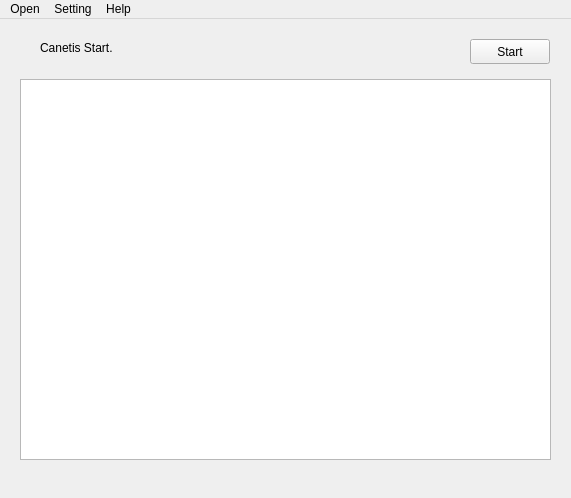
<?xml version="1.0" encoding="UTF-8"?>
<ui version="4.0">
 <class>MainWindow</class>
 <widget class="QMainWindow" name="MainWindow">
  <property name="geometry">
   <rect>
    <x>0</x>
    <y>0</y>
    <width>571</width>
    <height>498</height>
   </rect>
  </property>
  <property name="sizePolicy">
   <sizepolicy hsizetype="Fixed" vsizetype="Fixed">
    <horstretch>0</horstretch>
    <verstretch>0</verstretch>
   </sizepolicy>
  </property>
  <property name="windowTitle">
   <string>Canetis</string>
  </property>
  <widget class="QWidget" name="centralWidget">
   <widget class="QTableWidget" name="tableResult">
    <property name="geometry">
     <rect>
      <x>20</x>
      <y>60</y>
      <width>531</width>
      <height>381</height>
     </rect>
    </property>
    <property name="sizePolicy">
     <sizepolicy hsizetype="Fixed" vsizetype="Fixed">
      <horstretch>0</horstretch>
      <verstretch>0</verstretch>
     </sizepolicy>
    </property>
   </widget>
   <widget class="QPushButton" name="btnStartStop">
    <property name="geometry">
     <rect>
      <x>470</x>
      <y>20</y>
      <width>80</width>
      <height>25</height>
     </rect>
    </property>
    <property name="sizePolicy">
     <sizepolicy hsizetype="Fixed" vsizetype="Fixed">
      <horstretch>0</horstretch>
      <verstretch>0</verstretch>
     </sizepolicy>
    </property>
    <property name="text">
     <string>Start</string>
    </property>
   </widget>
   <widget class="QLabel" name="labelLog">
    <property name="geometry">
     <rect>
      <x>40</x>
      <y>20</y>
      <width>431</width>
      <height>17</height>
     </rect>
    </property>
    <property name="sizePolicy">
     <sizepolicy hsizetype="Maximum" vsizetype="Fixed">
      <horstretch>0</horstretch>
      <verstretch>0</verstretch>
     </sizepolicy>
    </property>
    <property name="text">
     <string>Canetis Start.</string>
    </property>
   </widget>
  </widget>
  <widget class="QMenuBar" name="menuBar">
   <property name="geometry">
    <rect>
     <x>0</x>
     <y>0</y>
     <width>571</width>
     <height>28</height>
    </rect>
   </property>
   <property name="defaultUp">
    <bool>false</bool>
   </property>
   <property name="nativeMenuBar">
    <bool>false</bool>
   </property>
   <widget class="QMenu" name="menuSetting">
    <property name="title">
     <string>Setting</string>
    </property>
    <addaction name="actionSettingModulePath"/>
   </widget>
   <widget class="QMenu" name="menuOpen">
    <property name="title">
     <string>Open</string>
    </property>
    <addaction name="actionFile"/>
    <addaction name="actionStream"/>
   </widget>
   <widget class="QMenu" name="menuHelp">
    <property name="title">
     <string>Help</string>
    </property>
    <addaction name="actionAbout"/>
   </widget>
   <addaction name="menuOpen"/>
   <addaction name="menuSetting"/>
   <addaction name="menuHelp"/>
  </widget>
  <action name="actionSettingModulePath">
   <property name="text">
    <string>Module Path</string>
   </property>
  </action>
  <action name="actionFile">
   <property name="text">
    <string>File</string>
   </property>
  </action>
  <action name="actionStream">
   <property name="text">
    <string>Stream</string>
   </property>
  </action>
  <action name="actionAbout">
   <property name="text">
    <string>About</string>
   </property>
  </action>
 </widget>
 <layoutdefault spacing="6" margin="11"/>
 <resources/>
 <connections/>
</ui>
